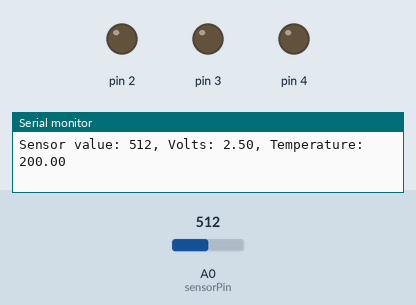
Recording of a sketch running on a simulated Arduino Uno, built with avr-gcc and run on an emulated ATmega328P. Parts: output pins drawn as LEDs (lit = HIGH), the last lines printed to the serial monitor. Inputs (shaded band) come from the test bench; at power-on: A0 (sensorPin) = 512.

Above: at 1.2 s.
1.3 s: A0 (sensorPin) set to 517
At 1.7 s:
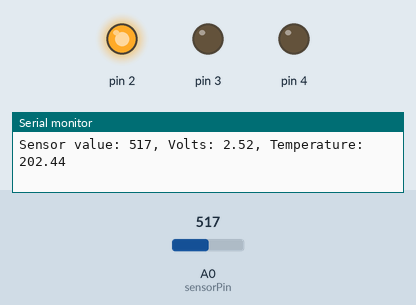
2.8 s: A0 (sensorPin) set to 1023
At 3.3 s:
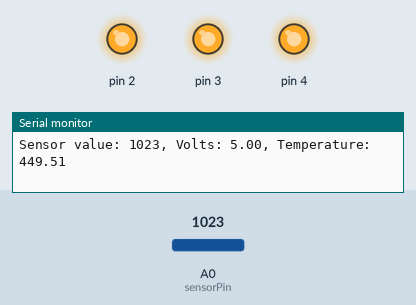
4.4 s: A0 (sensorPin) set to 122
At 5.8 s:
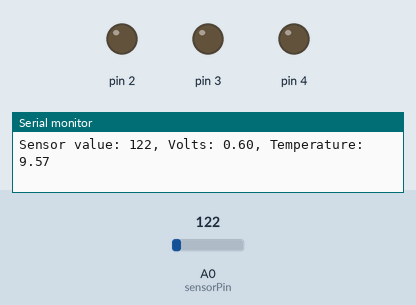
Timing chart, 0 to 7.4 s (numbered marks = the images above; inputs shaded):
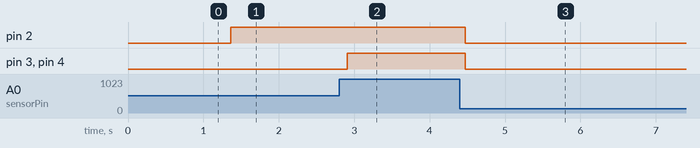

The sketch:

03-love-o-meter.ino
```cpp
const int sensorPin = A0;
float environmentTemperature = 24.0; // temperature of the environemnt - you should adjust it
const float analogPinNumberOfValues = 1024.0;
const float maxAnalogPinVoltage = 5.0;

void lightUp(int number_of_leds = 0) {
  int current_led_index = 0;
  for (int pinNumber = 2; pinNumber < 5; ++pinNumber) {
    if (current_led_index < number_of_leds) {
      digitalWrite(pinNumber, HIGH);
      current_led_index++;
    } else {
      digitalWrite(pinNumber, LOW);
    }
  }

}

float readTemperature() {
    int sensorVal = analogRead(sensorPin);
  Serial.print("Sensor value: ");
  Serial.print(sensorVal);

  // Convert ADC (Analog to Digital Converter) reading to voltage
  float voltage = (sensorVal/analogPinNumberOfValues) * maxAnalogPinVoltage;
  Serial.print(", Volts: ");
  Serial.print(voltage);

  float temperature = (voltage - 0.5) * 100;
  Serial.print(", Temperature: ");
  Serial.println(temperature);
  return temperature;
}

void setup() {
  Serial.begin(9600); // Opens serial port with 9600 bit/s

  for (int pinNumber = 2; pinNumber < 5; ++pinNumber) {
    pinMode(pinNumber, OUTPUT);
    digitalWrite(pinNumber, LOW);
  }
  delay(50);
  environmentTemperature = readTemperature();
}

void loop() {
  float temperature = readTemperature();


  if (temperature < environmentTemperature + 2) {
    lightUp(0);
  } else if (temperature >= environmentTemperature + 2 && temperature < environmentTemperature + 4) {
    lightUp(1);
  } else if (temperature >= environmentTemperature + 4 && temperature < environmentTemperature + 6) {
    lightUp(2);
  } else if (temperature >= environmentTemperature + 6) {
    lightUp(3);
  }
  delay(1);
}
```

Measured:
- the behaviour switches between 516 and 517 on A0 (sensorPin) (found by bisection; images 0 and 1)
- after the input at 1.3 s, pin 2: LOW → HIGH after 0.06 s
- after the input at 2.8 s, pin 3, pin 4: LOW → HIGH after 0.11 s
- after the input at 4.4 s, pin 2–4: HIGH → LOW after 0.07 s
